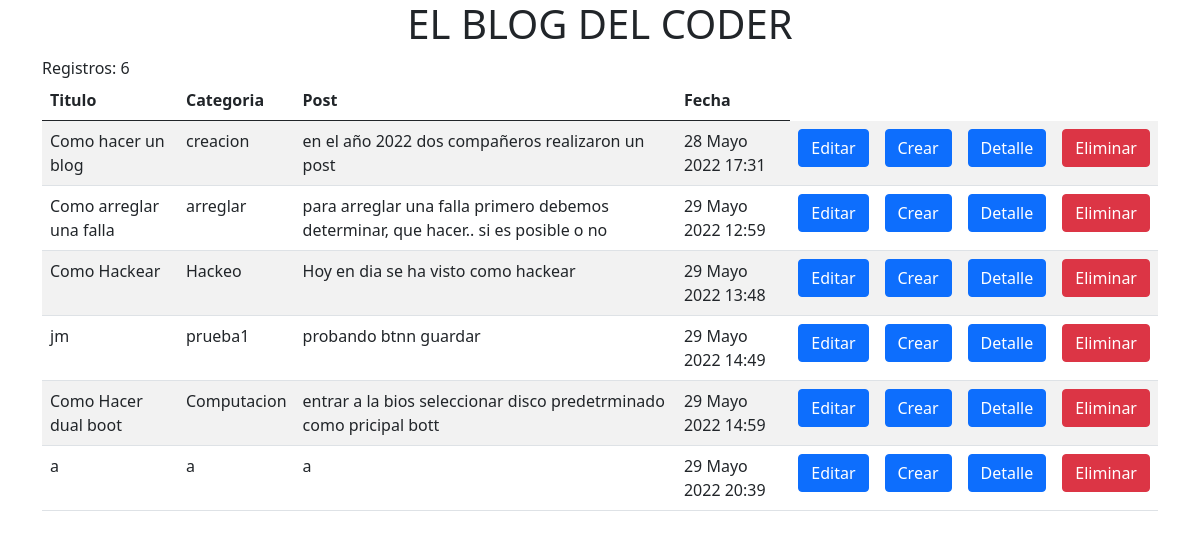
The app's page /, older data.
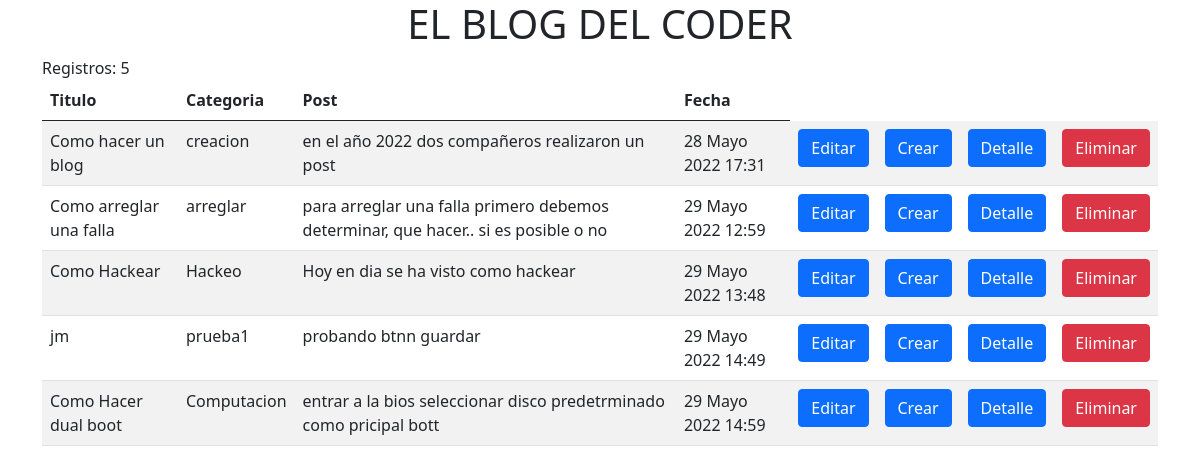
The same page, newer data.
### blog_web/models.py (models this page shows, shortened)
class Posteo(models.Model):
    autor = models.TextField(max_length=100)
    titulo = models.TextField(max_length=100)
    categoria = models.TextField(max_length=100)
    post = models.TextField(max_length=1000)
    fecha_posteo = models.DateTimeField(auto_now_add=True)

### blog_web/views.py (the view)
# urls.py: path('', inicio, name='index'),
def inicio(request):
    no_blog = Posteo.objects.count()
    blogweb = Posteo.objects.all()
    return render(request, 'blog_web/inicio.html', {'no_blog': no_blog, 'blogweb': blogweb})

### blog_web/templates/blog_web/inicio.html (shortened to what this page needs)
<!DOCTYPE html>
<html>
<head>
    <link href="https://cdn.jsdelivr.net/npm/bootstrap@5.0.2/dist/css/bootstrap.min.css" rel="stylesheet"
>
</head>
<body>
<div class="container text-center">
    {% block title %}
    <h1>EL BLOG DEL CODER</h1>
    {% endblock %}
</div>
{% block content %}
<div class="container">
    <div> Registros: {{no_blog}}</div>
    <div>
        <table class="table table-striped">
            <thead>
            <tr>
                <th>Titulo</th>
                <th>Categoria</th>
                <th>Post</th>
                <th>Fecha</th>
            </tr>
            </thead>
            <tbody>
            {% for blog_web in blogweb %}
            <tr>
                <td>{{blog_web.titulo}}</td>
                <td>{{blog_web.categoria}}</td>
                <td>{{blog_web.post}}</td>
                <td>{{blog_web.fecha_posteo}}</td>
                <td><a class="btn btn-primary" href="blog/editar/{{blog_web.id}}" role="button">Editar</a></td>
                <td><a class="btn btn-primary" href="{% url 'blog_crear'%}">Crear</a></td>
                <td><a class="btn btn-primary" href="blog/detalle/{{blog_web.id}}">Detalle</a></td>
                <td><a class="btn btn-danger" href="blog/borrar/{{blog_web.id}}">Eliminar</a></td>
            </tr>
            {% endfor %}
            </tbody>
    </div>
</div>
{% endblock %}
</body>
</html>

Row changes from the older to the newer data that the page shows:
removed Posteo: titulo "a", categoria "a", post "a", fecha_posteo "29 Mayo 2022 20:39"
Text that changed along with them:
{{ no_blog }}: "6" → "5"
